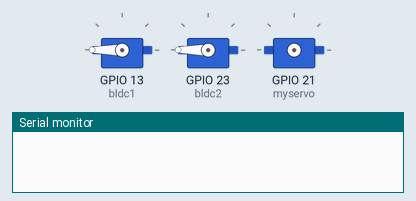
Bench run of a sketch on a simulated ESP32. On the bench: 3 × servo, the last lines printed to the serial monitor.

Above: at 0.0 s.
At 1.0 s:
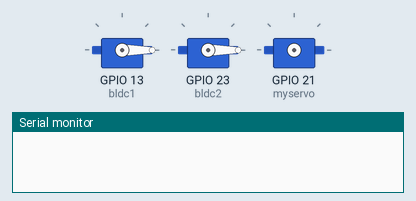
At 3.1 s:
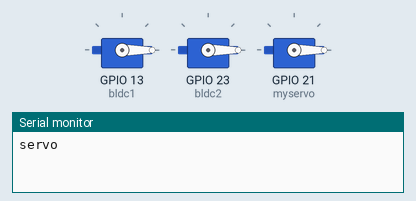
At 14.1 s:
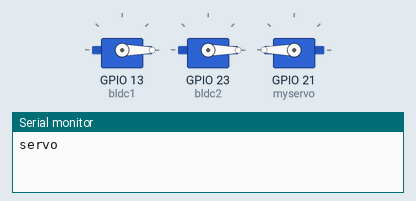
At 26.1 s:
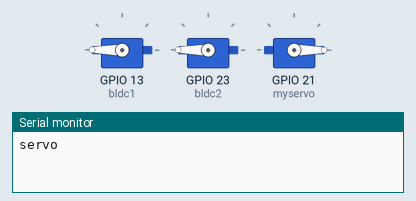
At 37.1 s:
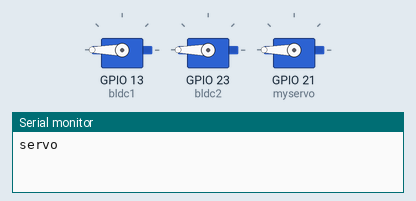
Timing chart, 0 to 38.6 s (numbered marks = the images above):
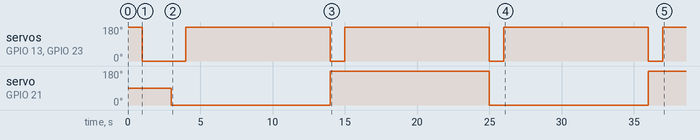

The sketch:

servoTestings.ino
```cpp
#include <ESP32Servo.h>

Servo myservo;
Servo bldc1;
Servo bldc2;

void calibrateESC(Servo motor){
  motor.write(180);
  delay(1000);
  motor.write(0);
  delay(2000);
}

void setup() {
  bldc1.attach(13);
  bldc2.attach(23);
  bldc1.write(180);
  bldc2.write(180);
  delay(1000);
  bldc1.write(0);
  bldc2.write(0);
  delay(2000);

  myservo.attach(21);
  Serial.begin(115200);
  Serial.println("servo");
}

void loop() {
  bldc1.write(0); bldc2.write(0);
  myservo.write(0);
  delay(1000);
  bldc1.write(180); bldc2.write(180);
  delay(10000);

  bldc1.write(0); bldc2.write(0);
  myservo.write(180);
  delay(1000);
  bldc1.write(180); bldc2.write(180);
  delay(10000);

  //Serial.print(bldc1.read());Serial.println(bldc2.read());
}
```

Measured:
- by itself, servo on GPIO 13 (bldc1), servo on GPIO 23 (bldc2): repeats every 11.0 s: 180° 10.0 s, 0° 1.0 s
- by itself, servo on GPIO 21 (myservo): alternates 180° for 11.0 s and 0° for 11.0 s
